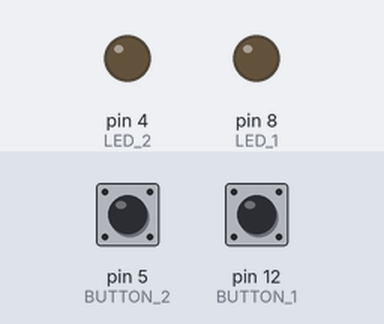
The sketch below on a simulated Arduino Uno, built with avr-gcc and run on an emulated ATmega328P. On the bench: output pins drawn as LEDs (lit = HIGH). Inputs (shaded band) come from the test bench; at power-on: pin 5 (BUTTON_2) LOW, pin 12 (BUTTON_1) LOW.

Above: at 1.2 s.
1.3 s: pin 5 (BUTTON_2) pulled HIGH for 0.15 s
At 1.38 s:
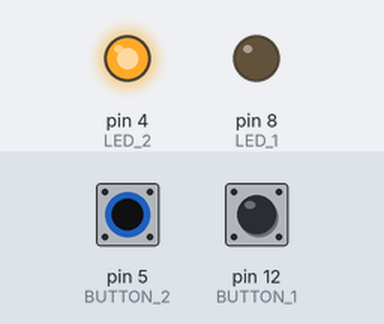
2.9 s: pin 12 (BUTTON_1) pulled HIGH for 0.15 s
At 2.98 s:
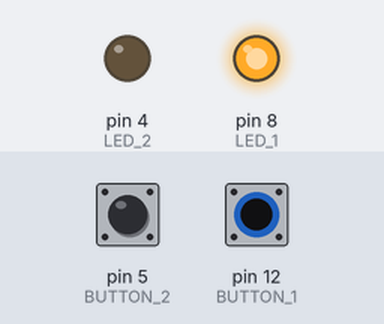
4.5 s: pin 12 (BUTTON_1) pulled HIGH for 3.2 s
At 8.5 s:
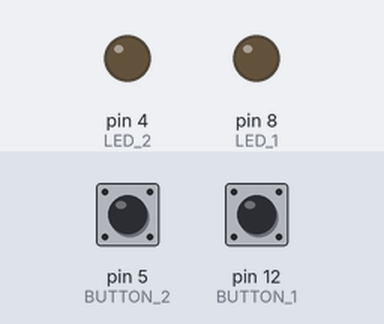
9.2 s: pin 5 (BUTTON_2) pulled HIGH for 3.2 s
At 10.6 s:
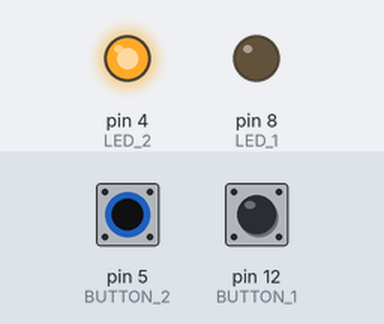
13.9 s: pin 5 (BUTTON_2) driven HIGH and pin 12 (BUTTON_1) driven HIGH
At 14.8 s:
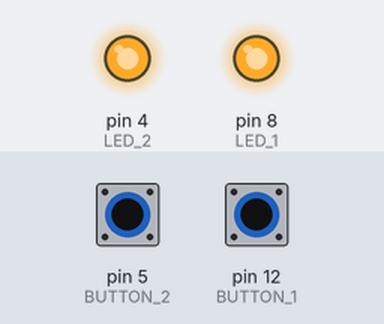
Timing chart, 0 to 16.4 s (numbered marks = the images above; inputs shaded):
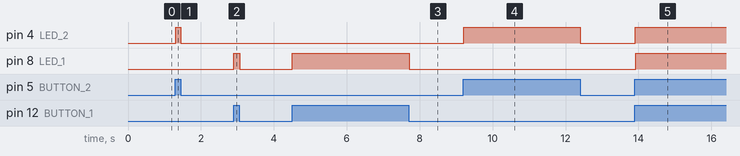

Measured:
- after the input at 1.3 s, pin 4 (LED_2): LOW → HIGH at once, → LOW 0.14 s later
- after the input at 2.9 s, pin 8 (LED_1): LOW → HIGH at once, → LOW 0.16 s later
- after the input at 4.5 s, pin 8 (LED_1): LOW → HIGH at once, → LOW 3.2 s later
- after the input at 9.2 s, pin 4 (LED_2): LOW → HIGH at once, → LOW 3.2 s later
- after the input at 13.9 s, pin 4 (LED_2), pin 8 (LED_1): LOW → HIGH at once

The sketch:

buton_t_shtyp_s_push_buttons_1.ino
```cpp
int buttonStatus_1 = 0;
int buttonStatus_2 = 0;

int const LED_1 = 8;
int const LED_2 = 4;

int const BUTTON_1 = 12;
int const BUTTON_2 = 5;

void setup() {
    pinMode(BUTTON_1, INPUT);
    pinMode(BUTTON_2, INPUT);

    pinMode(LED_1, OUTPUT);
    pinMode(LED_2, OUTPUT);
}

void loop() {
    buttonStatus_1 = digitalRead(BUTTON_1);

    if (buttonStatus_1 == HIGH)
        digitalWrite(LED_1, HIGH);

    else
        digitalWrite(LED_1, LOW);

    delay(10);

    buttonStatus_2 = digitalRead(BUTTON_2);

    if (buttonStatus_2 == HIGH)
        digitalWrite(LED_2, HIGH);

    else
        digitalWrite(LED_2, LOW);

    delay(10);
}
```
